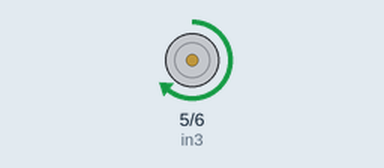
Recording of a sketch running on a simulated Arduino Uno, built with avr-gcc and run on an emulated ATmega328P. Shown: motor-driver pin pairs drawn as motors (green arrow = first pin HIGH = forward, orange = second pin HIGH = backward, longer = more drive, scaled by the enable pin).

Above: at 1.5 s.
At 3.5 s:
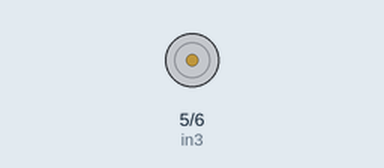
At 5.5 s:
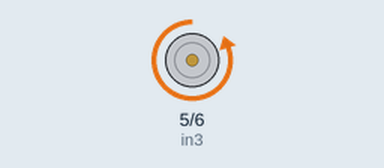
Timing chart, 0 to 10.5 s (numbered marks = the images above):
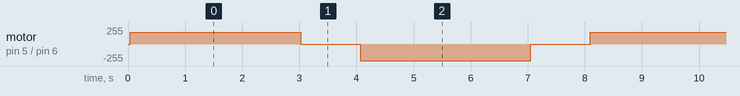

Measured:
- by itself, motor on pin 5 (in3) / pin 6 (in4): repeats every 8.1 s: stopped 1.0 s, backward 254/255 3.0 s, stopped 1.0 s, forward 179/255 3.0 s

The sketch:

L298N_DEMO.ino
```cpp
/*
 * 示例引脚接线
 * IN3 …… uno的 pin5
 * IN4 …… uno的 pin6
 * ENB …… uno的 pin3
 */

int in3 = 5;
int in4 = 6;
int pwm_enb = 3;

void setup() {
  //初始化各IO,模式为OUTPUT 输出模式
  pinMode(in3,OUTPUT);
  pinMode(in4,OUTPUT);
  pinMode(pwm_enb,OUTPUT);
}

/*
 *  调整PWM占空比来调整速度
 *  以rate%的占空比（rate: 0-100）
 *  运行msec毫秒
 */
void PWM(int rate, int msec) {
  int i = 0;
  rate = rate * 10;
  for (; i < msec; i++) {
    digitalWrite(pwm_enb, HIGH);
    delayMicroseconds(rate);
    digitalWrite(pwm_enb, LOW);
    delayMicroseconds(1000 - rate);
  }
}

void loop() {
  //forward 向前转
  digitalWrite(in3,HIGH); //给高电平
  digitalWrite(in4,LOW);  //给低电平
  PWM(70, 3000);   // 以70%的占空比运行3秒

  //stop 停止
  digitalWrite(in3,LOW);
  digitalWrite(in4,LOW);
  delay(1000);  //延时1秒

  //back 向后转
  digitalWrite(in3,LOW);
  digitalWrite(in4,HIGH);
  PWM(100, 3000);  // 以100%的占空比运行3秒

  //stop 停止
  digitalWrite(in3,LOW);
  digitalWrite(in4,LOW);
  delay(1000);  //延时1秒
}
```
